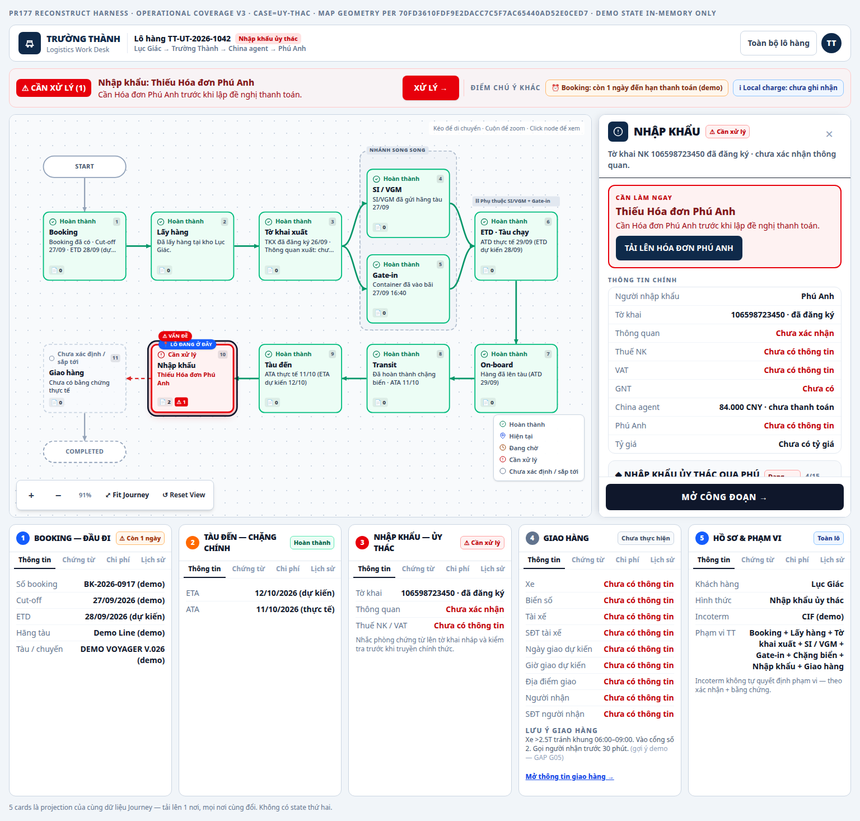
#> input picture reference190-opt.png, 860 x 821 px, shrunk from 1536 x 1466 before the run
$ python compare_journey_visual_190.py ../reference190-opt.png ../reference190-opt.png ../reference190-opt.png out
#> lines starting #> are read from the running program, lines starting #| are printed output that depends on the picture
#!/usr/bin/env python3
"""Issue #190 — visual acceptance comparison (no OCR, geometry-aware).

Compares two rendered PNGs of the same viewport (reference vs candidate) and
writes the artifacts the #190 acceptance rule requires:

    side-by-side-<tag>.png   reference | candidate, padded to a common canvas
    overlay-<tag>.png        50/50 alpha blend of both
    diff-<tag>.png           amplified absolute difference (heat map)
    diff-<tag>.json          numeric summary (mean abs diff, changed-pixel %,
                             changed-region bbox, per-band row diffs)

Usage:
    python scripts/compare_journey_visual_190.py <reference.png> <candidate.png> [tag] [outdir]

Deliberately simple Pillow arithmetic; it never reads text out of the images.
"""
from __future__ import annotations

import json
import sys
from pathlib import Path

from PIL import Image, ImageChops, ImageOps, ImageStat

THRESHOLD = 24  # per-channel abs diff above this counts as "visibly changed"


def load(path: Path) -> Image.Image:
    with Image.open(path) as im:
#> im is the input picture: PIL image 860x821 RGB; mean R, G, B 237.7, 238.3, 239.9
        return im.convert("RGB")


def pad_to(im: Image.Image, size: tuple[int, int], fill=(255, 255, 255)) -> Image.Image:
    if im.size == size:
        return im
    canvas = Image.new("RGB", size, fill)
    canvas.paste(im, (0, 0))
    return canvas


def main() -> int:
    if len(sys.argv) < 3:
        print(__doc__)
        return 2
    ref_path, cand_path = Path(sys.argv[1]), Path(sys.argv[2])
    tag = sys.argv[3] if len(sys.argv) > 3 else "populated"
    outdir = Path(sys.argv[4]) if len(sys.argv) > 4 else ref_path.parent
    outdir.mkdir(parents=True, exist_ok=True)

    ref, cand = load(ref_path), load(cand_path)
    size = (max(ref.width, cand.width), max(ref.height, cand.height))
#> size = (860, 821)
    ref_p, cand_p = pad_to(ref, size), pad_to(cand, size)

    # side-by-side (left = reference, right = candidate)
    gutter = 12
    sbs = Image.new("RGB", (size[0] * 2 + gutter, size[1]), (24, 32, 44))
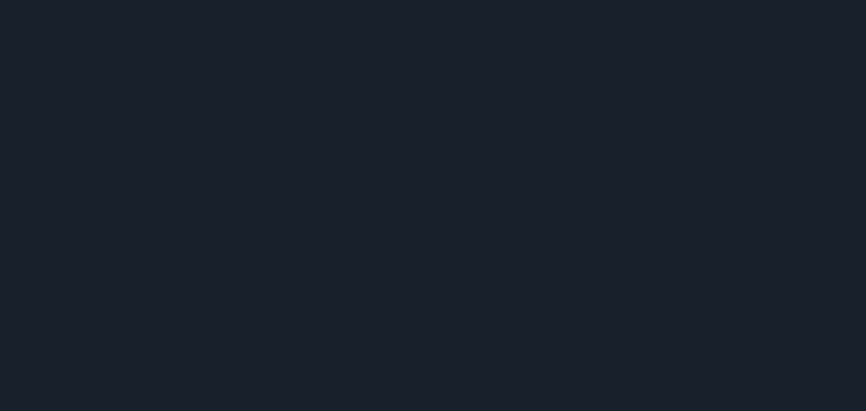
#> sbs: PIL image 1732x821 RGB (shown at 1/2 size); mean R, G, B 24, 32, 44
    sbs.paste(ref_p, (0, 0))
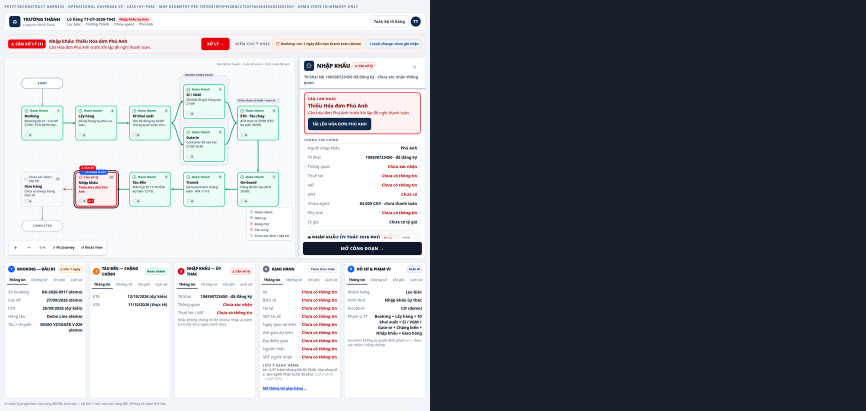
#> sbs: PIL image 1732x821 RGB (shown at 1/2 size); mean R, G, B 130.1, 134.4, 141.3
    sbs.paste(cand_p, (size[0] + gutter, 0))
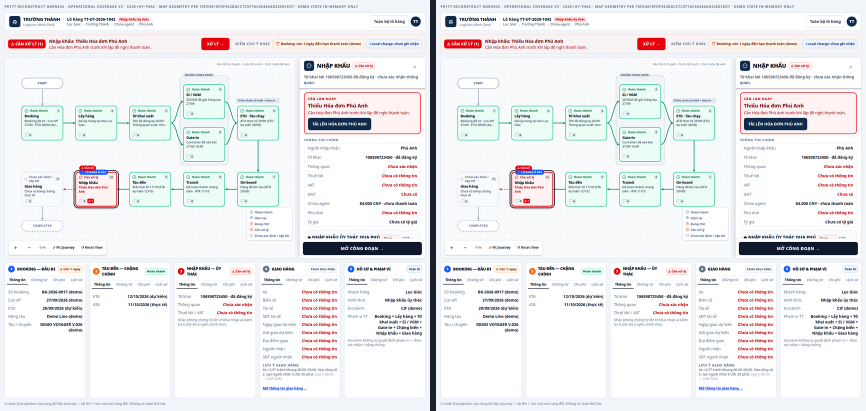
#> sbs: PIL image 1732x821 RGB (shown at 1/2 size); mean R, G, B 236.2, 236.9, 238.5
    sbs.save(outdir / f"side-by-side-{tag}.png")

    # 50/50 overlay
    overlay = Image.blend(ref_p, cand_p, 0.5)
    overlay.save(outdir / f"overlay-{tag}.png")

    # amplified absolute difference
    diff = ImageChops.difference(ref_p, cand_p)
#> diff: PIL image 860x821 RGB; every value is 0
    heat = ImageOps.autocontrast(diff.convert("L")).convert("RGB")
    heat.save(outdir / f"diff-{tag}.png")

    stat = ImageStat.Stat(diff)
    mean = [round(v, 2) for v in stat.mean]
#> mean = [0, 0, 0]
    bbox = diff.convert("L").point(lambda p: 255 if p > THRESHOLD else 0).getbbox()
#> bbox = None
    mask = diff.convert("L").point(lambda p: 255 if p > THRESHOLD else 0)
#> mask: PIL image 860x821 L; every value is 0
    changed_px = mask.histogram()[255]
#> changed_px = 0
    total = size[0] * size[1]
#> total = 706060

    # horizontal band profile: which vertical regions moved
    bands = []
    band_h = 64
    grey = diff.convert("L")
    for y in range(0, size[1], band_h):
        box = (0, y, size[0], min(y + band_h, size[1]))
        m = ImageStat.Stat(grey.crop(box)).mean[0]
        bands.append({"y": y, "mean_abs_diff": round(m, 2)})
#> after the loop, bands = 13 items

    summary = {
        "reference": str(ref_path),
        "candidate": str(cand_path),
        "viewport": list(size),
        "mean_abs_diff_rgb": mean,
        "changed_pixel_pct_threshold": THRESHOLD,
        "changed_pixel_pct": round(100.0 * changed_px / total, 2),
        "changed_region_bbox": list(bbox) if bbox else None,
        "bands": bands,
        "artifacts": {
            "side_by_side": str(outdir / f"side-by-side-{tag}.png"),
            "overlay": str(outdir / f"overlay-{tag}.png"),
            "diff_heat": str(outdir / f"diff-{tag}.png"),
        },
    }
    (outdir / f"diff-{tag}.json").write_text(json.dumps(summary, indent=2), encoding="utf-8")
    print(json.dumps(summary, indent=2))
#> (printed output is left out)
    return 0


if __name__ == "__main__":
    raise SystemExit(main())
#> (the program exits here)
